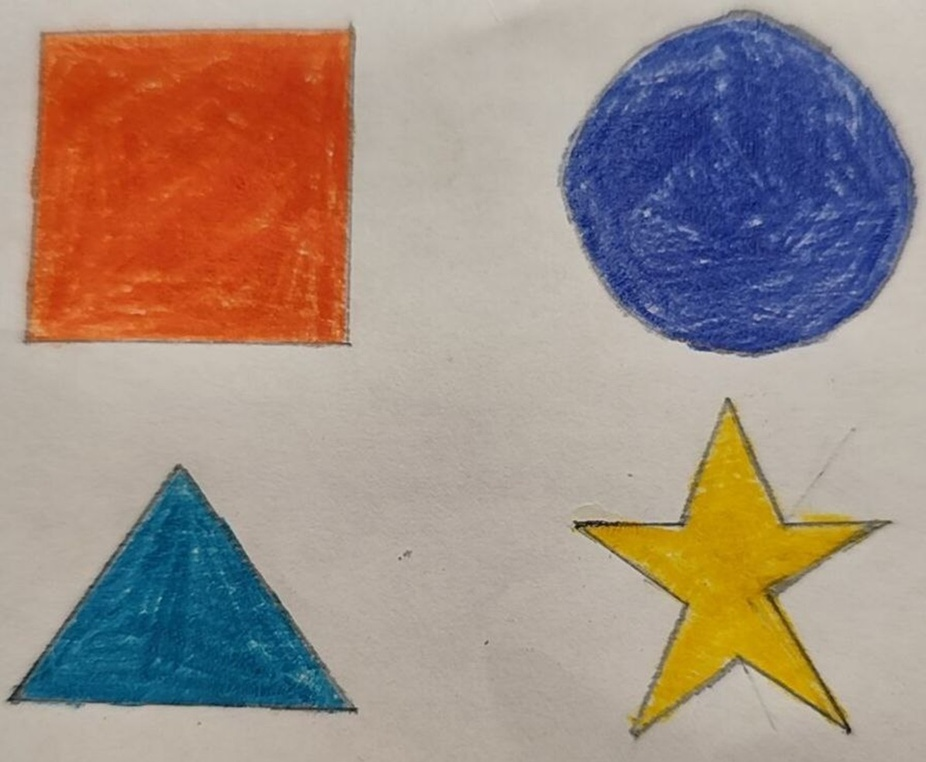
#> input picture images/shapes.jpg, 926 x 762 px, shrunk from 1194 x 982 before the run
$ python HW_lesson5.py
#> lines starting #> are read from the running program, lines starting #| are printed output that depends on the picture; after the words box and inside, x2 and y2 are one past the last pixel; in counts of white or black regions, pixels touching at a corner belong together
import cv2
import numpy as np

def mathematic_equations(img_path):
#> called with img_path = 'images/shapes.jpg'
    img = cv2.imread(img_path)
#> img is the input picture: shape (762, 926, 3); mean B, G, R 132.3, 141.7, 159.4
    img_copy = img.copy()

    img = cv2.GaussianBlur(img, (5, 5), 2)
    img = cv2.cvtColor(img, cv2.COLOR_BGR2HSV)
#> img: shape (762, 926, 3); mean H, S, V 33.6, 89.2, 175.1

    lower = np.array([0, 50, 0])
    upper = np.array([179, 255, 255])

    mask = cv2.inRange(img, lower, upper)
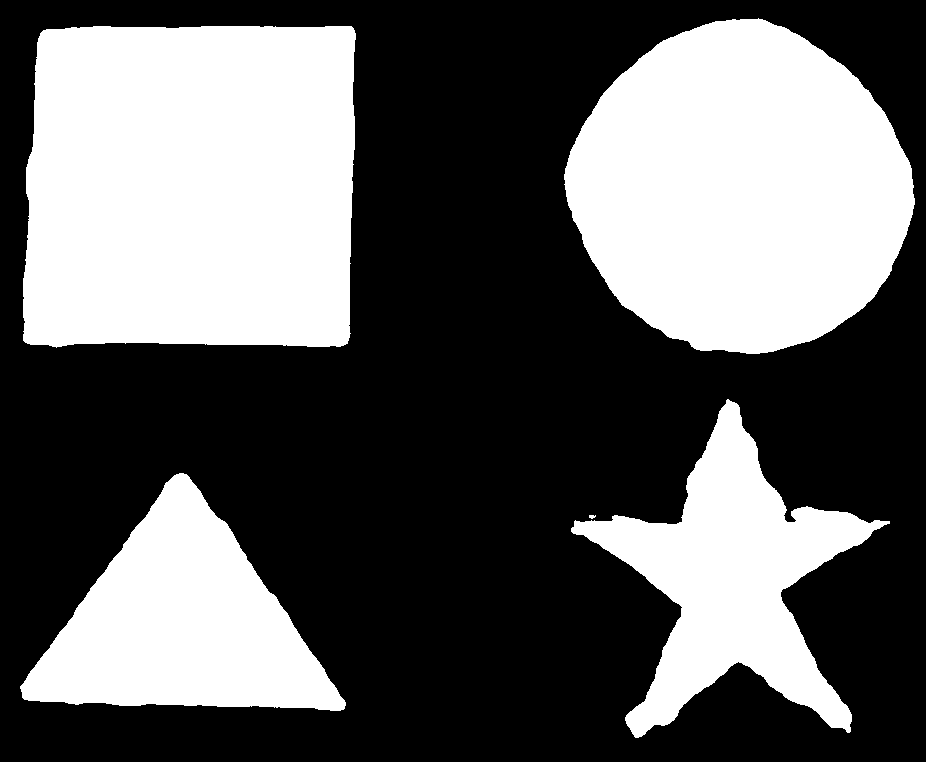
#> mask: shape (762, 926); 38.4% white; 5 white regions
    img = cv2.bitwise_and(img, img, mask=mask)
#> img: shape (762, 926, 3); mean H, S, V 22.4, 73.4, 61.7

    contours, _ = cv2.findContours(mask, cv2.RETR_EXTERNAL, cv2.CHAIN_APPROX_SIMPLE)
#> contours = 5 contours, 1 with area under 20; largest, box (x1, y1, x2, y2) and area: (23, 26, 356, 348) 101988, (564, 18, 915, 354) 87242, (20, 473, 346, 711) 40744, (571, 399, 890, 738) 39132

    for cnt in contours:
        area = cv2.contourArea(cnt)
        if area > 200:
            x, y, w, h = cv2.boundingRect(cnt)
            perimetr = cv2.arcLength(cnt, True)
            M = cv2.moments(cnt)
            if M["m00"] != 0:
                cx = int(M["m10"]/ M["m00"])
                cy = int(M["m01"] / M["m00"])
            aspect_ratio = round(w / h, 2)
            compactness = round((4 * np.pi * area) / perimetr ** 2, 2)
            approx = cv2.approxPolyDP(cnt, 0.02 * perimetr, True)
            if len(approx) == 4:
                shape = "rectangle"
            elif len(approx) == 3:
                shape = "trictangle"
            elif len(approx) == 2:
                shape = "straight"
            elif len(approx) == 1:
                shape = "point"
            elif len(approx) == 10:
                shape = "star"
            else:
                shape = "oval"

            cv2.circle(img_copy, (cx, cy), 3, (0, 0, 255), 5)
            cv2.rectangle(img_copy, (x, y), (x + w, y + h), (0, 255, 0), 2)
            cv2.putText(img_copy, f"S: {int(area)}, P: {int(perimetr)}", (x + 5, y + 20), cv2.FONT_HERSHEY_SIMPLEX, 0.5, (150, 150, 0), 2)  # площа, периметр
            cv2.putText(img_copy, f"AR: {aspect_ratio}, C: {compactness}", (x + 5, y + 40), cv2.FONT_HERSHEY_SIMPLEX, 0.5, (150, 150, 0), 2)
            cv2.putText(img_copy, f"Shape: {shape}", (x + 5, y + 60), cv2.FONT_HERSHEY_SIMPLEX, 0.5, (150, 150, 0), 2)

            cv2.imshow("Photo", img_copy)
#> this loop made 5 passes
#> (area, x, y, w, h, perimetr, cx, cy) on passes 2, 4: (40744, 20, 473, 326, 238, 939.3, 180, 624), (101988.5, 23, 26, 333, 322, 1307.5, 190, 186)
#> (area, x, y, w, h, perimetr, cx, cy) on passes 3, 5: (39132, 571, 399, 319, 339, 1464.6, 731, 578), (87242.5, 564, 18, 351, 336, 1124.4, 739, 188)
#> pass 2, in mathematic_equations, `cv2.imshow("Photo", img_copy)`:
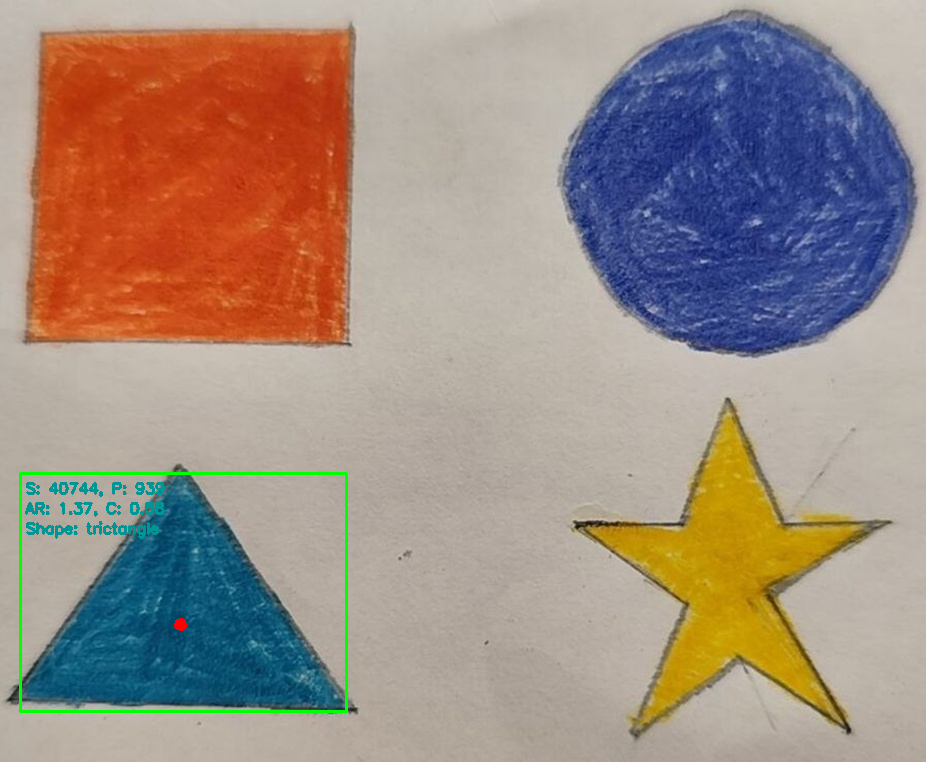
#> window 'Photo': shape (762, 926, 3); mean B, G, R 131.5, 142.1, 158.1
#> after the loop:
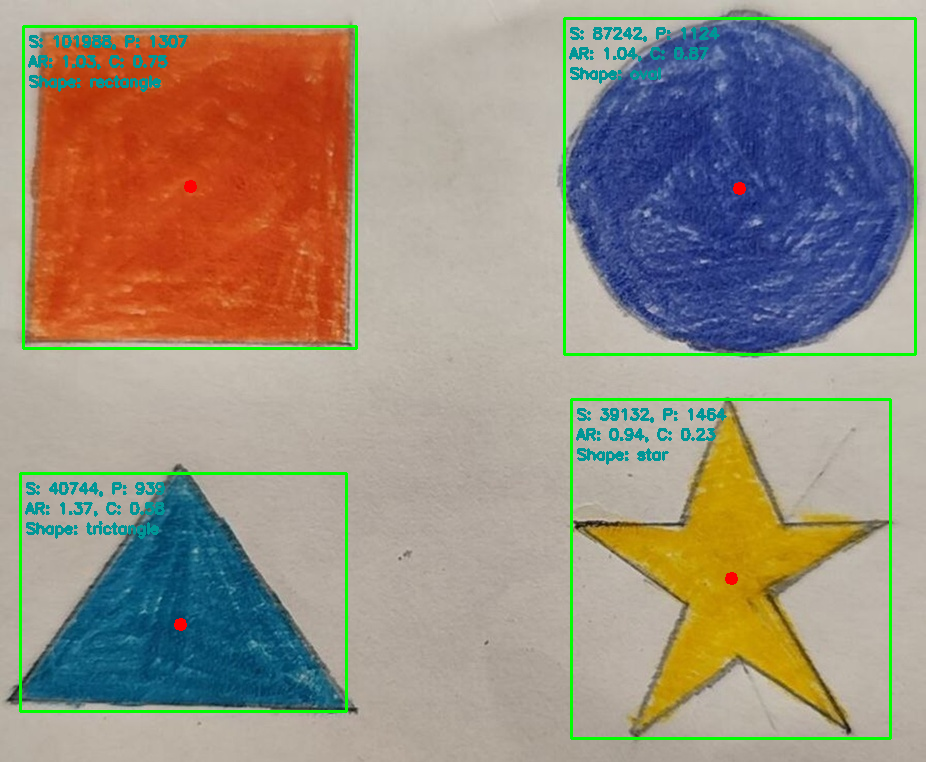
#> img_copy: shape (762, 926, 3); 3.64% of pixels changed, all inside (x1, y1, x2, y2) = (19, 17, 917, 740)
            #cv2.imwrite("images/result.jpg", img_copy)

if __name__ == "__main__":
    mathematic_equations("images/shapes.jpg")

$ run again, with images/cat.jpg copied over images/shapes.jpg
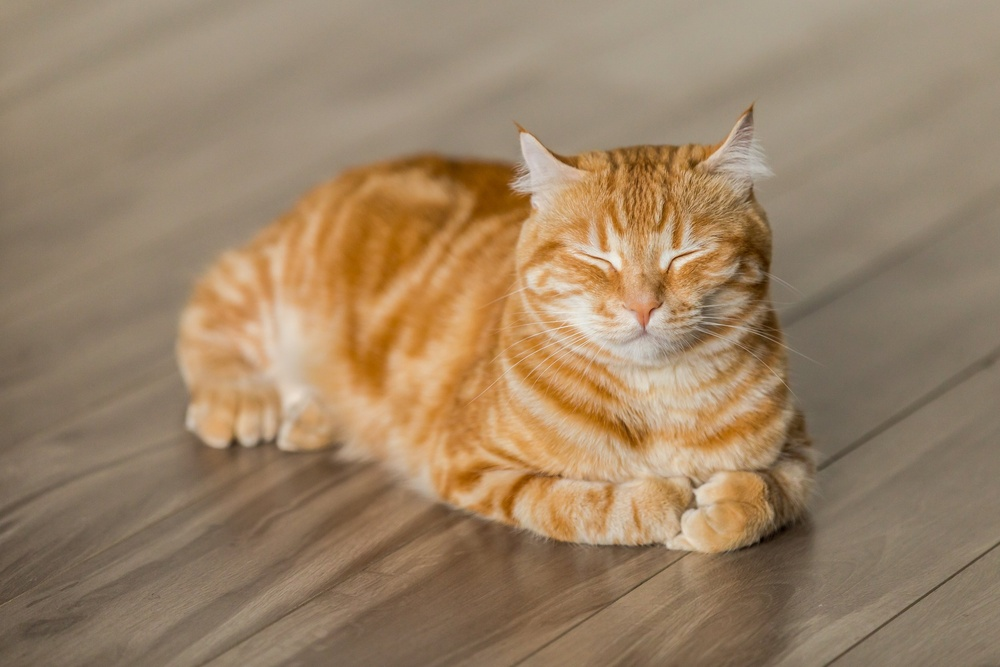
#> input picture images/cat.jpg, 1000 x 667 px, shrunk from 2500 x 1667 before the run
#> in mathematic_equations, img is the input picture: shape (667, 1000, 3); mean B, G, R 102.4, 130.6, 155.5
#> in mathematic_equations, `mask = cv2.inRange(img, lower, upper)`:
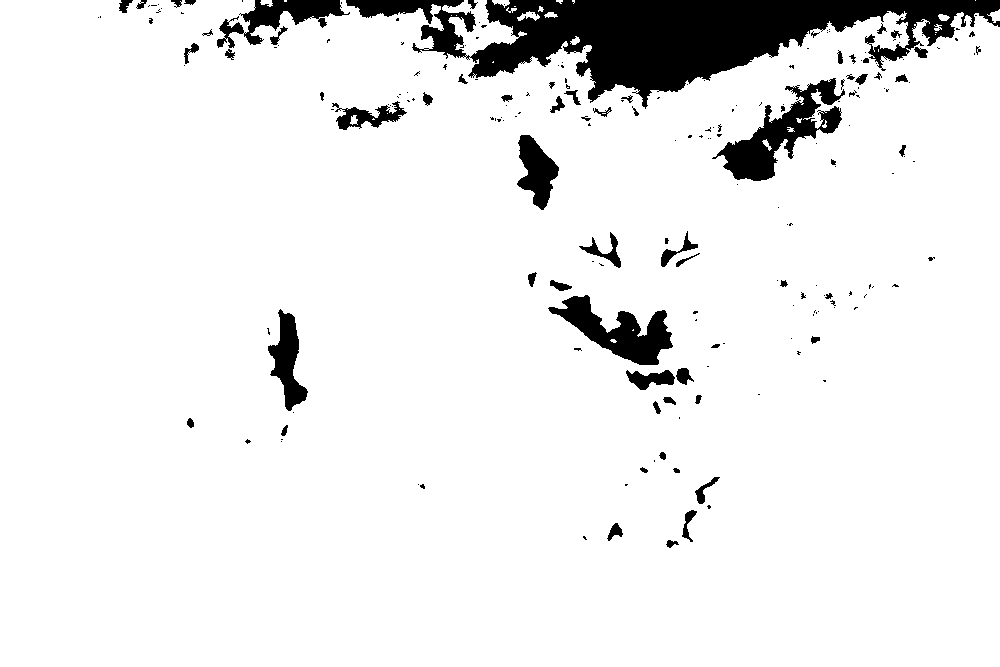
#> mask: shape (667, 1000); 92.4% white; 212 black regions (145 under 20 px)
#> contours = 24 contours, 16 with area under 20; largest, box (x1, y1, x2, y2) and area: (0, 0, 1000, 667) 631838, (517, 11, 540, 21) 88, (987, 9, 1000, 23) 74, (492, 0, 510, 8) 60, (938, 14, 950, 21) 46, (260, 0, 273, 7) 43, (570, 36, 580, 45) 38, (544, 12, 558, 18) 38
#> the loop in mathematic_equations, `for cnt in contours:` made 24 passes
#> (area, x, y, w, h, perimetr, cx, cy) on pass 24: (631838, 0, 0, 1000, 667, 5291.4, 492, 348)
#> after the loop in mathematic_equations, `for cnt in contours:`:
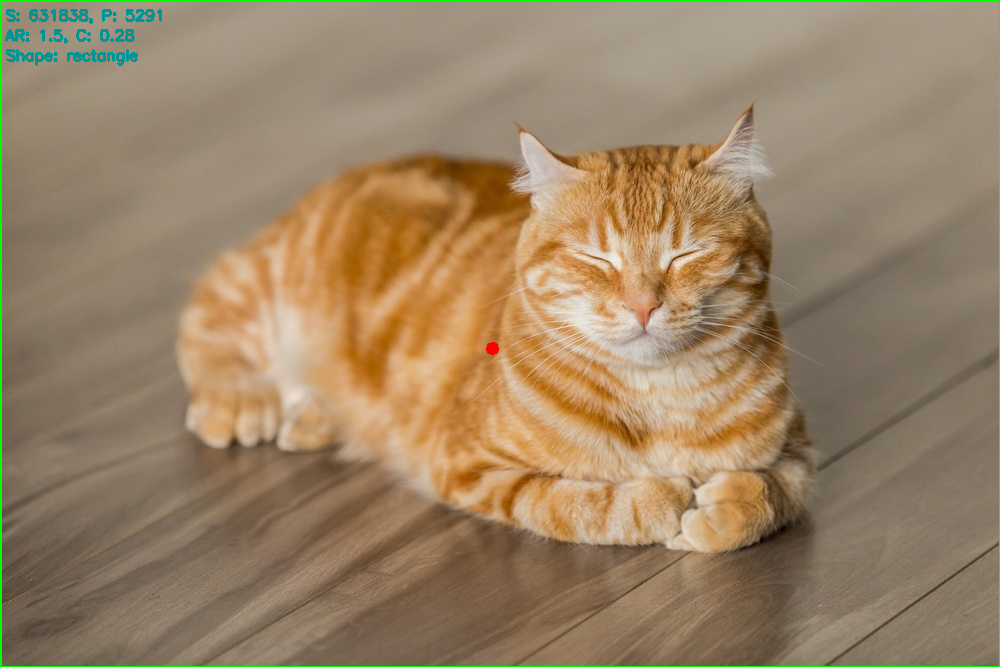
#> img_copy: shape (667, 1000, 3); 1.17% of pixels changed, all inside (x1, y1, x2, y2) = (0, 0, 1000, 667)
